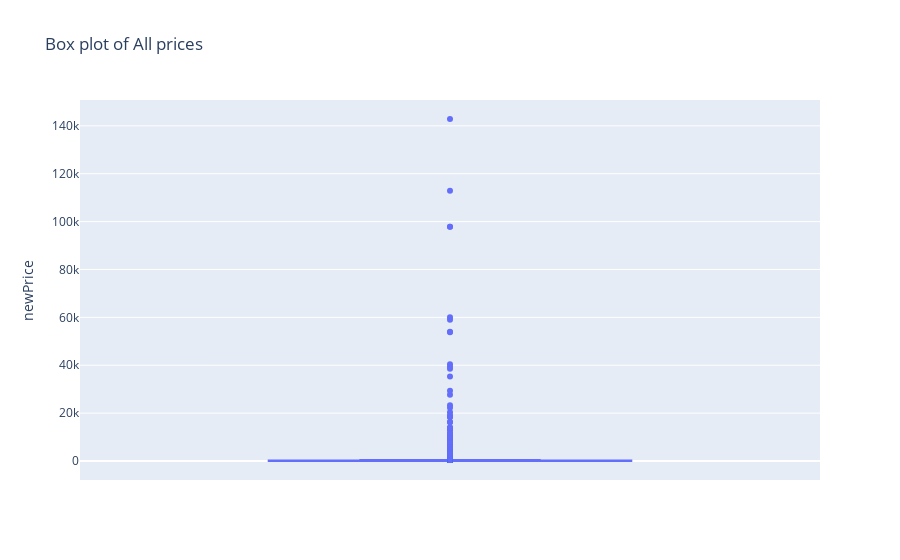

The notebook cell this image was saved under:
### Markdown cell above
<div class="alert alert-warning">
In the exploaation phase it was clear that the prices had outliers, here is did a box plot for all prices to see outliers,<br>
we can see the upper fence on the box plot and i also calculated it spereatly , <br>upper fence = IQR + 1.5 it is normal to consider values above it as outliers<br>
--then we did two histograms one for prices that we suspect to be outliers and one for the normal range
</div>

### Code cell
import numpy as np


Q1 = np.percentile(vez_cleaning['newPrice'], 25, method='midpoint')
Q3 = np.percentile(vez_cleaning['newPrice'], 75, method='midpoint')
IQR = Q3 - Q1
upper = Q3+1.5*IQR



grouped = vez_cleaning[vez_cleaning.newPrice < upper][["id","newPrice"]]
grouped2 = vez_cleaning[vez_cleaning.newPrice > upper][["id","newPrice"]]


with_stock = vez_cleaning[vez_cleaning["StockStatus"] != "Out of stock"][["id","newPrice"]]

fig, (ax1,ax2) = plt.subplots(nrows=1, ncols=2, figsize=(15, 5))

sns.histplot(grouped["newPrice"] ,ax=ax1)
ax1.set_title('Distropution of prices without outliers')
sns.histplot(grouped2["newPrice"] ,ax=ax2)
ax2.set_title('Distropution of prices of the outliers')


fig = px.box(with_stock, y="newPrice",title="Box plot of All prices")
fig.show()

### Figure 1 — Plotly figure (JSON) as saved in the notebook; plotly's stock layout.template omitted (floating-point values rounded to 4 significant figures; data arrays with more than 128 entries replaced by an {"elided": "..."} marker saying what was removed)
{"data": [{"alignmentgroup": "True", "hovertemplate": "newPrice=%{y}<extra></extra>", "legendgroup": "", "marker": {"color": "#636efa"}, "name": "", "notched": false, "offsetgroup": "", "orientation": "v", "showlegend": false, "type": "box", "x0": " ", "xaxis": "x", "y": {"elided": "18234 float values"}, "y0": " ", "yaxis": "y"}], "layout": {"boxmode": "group", "legend": {"tracegroupgap": 0}, "title": {"text": "Box plot of All prices"}, "xaxis": {"anchor": "y", "domain": [0, 1]}, "yaxis": {"anchor": "x", "domain": [0, 1], "title": {"text": "newPrice"}}}}
